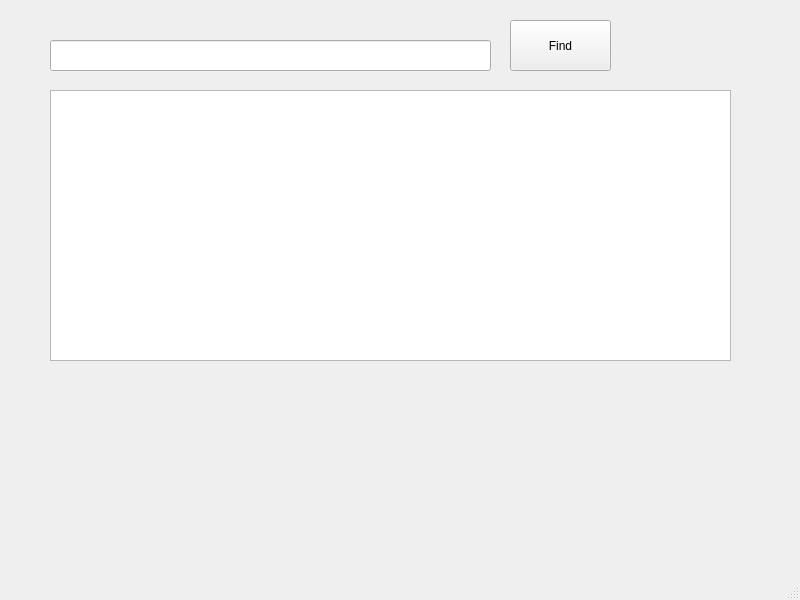
<?xml version="1.0" encoding="UTF-8"?>
<ui version="4.0">
 <class>MainWindow</class>
 <widget class="QMainWindow" name="MainWindow">
  <property name="geometry">
   <rect>
    <x>0</x>
    <y>0</y>
    <width>800</width>
    <height>600</height>
   </rect>
  </property>
  <property name="windowTitle">
   <string>MainWindow</string>
  </property>
  <widget class="QWidget" name="centralwidget">
   <widget class="QLineEdit" name="lineEdit">
    <property name="geometry">
     <rect>
      <x>50</x>
      <y>40</y>
      <width>441</width>
      <height>31</height>
     </rect>
    </property>
   </widget>
   <widget class="QTextEdit" name="textEdit">
    <property name="geometry">
     <rect>
      <x>50</x>
      <y>90</y>
      <width>681</width>
      <height>271</height>
     </rect>
    </property>
   </widget>
   <widget class="QPushButton" name="pushButton">
    <property name="geometry">
     <rect>
      <x>510</x>
      <y>20</y>
      <width>101</width>
      <height>51</height>
     </rect>
    </property>
    <property name="text">
     <string>Find</string>
    </property>
   </widget>
  </widget>
  <widget class="QMenuBar" name="menubar">
   <property name="geometry">
    <rect>
     <x>0</x>
     <y>0</y>
     <width>800</width>
     <height>21</height>
    </rect>
   </property>
  </widget>
  <widget class="QStatusBar" name="statusbar"/>
 </widget>
 <resources/>
 <connections/>
</ui>
